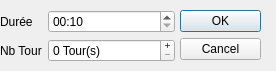
<?xml version="1.0" encoding="UTF-8"?>
<ui version="4.0">
 <class>set_RaceLen</class>
 <widget class="QDialog" name="set_RaceLen">
  <property name="windowModality">
   <enum>Qt::ApplicationModal</enum>
  </property>
  <property name="geometry">
   <rect>
    <x>0</x>
    <y>0</y>
    <width>276</width>
    <height>71</height>
   </rect>
  </property>
  <property name="windowTitle">
   <string notr="true"/>
  </property>
  <property name="locale">
   <locale language="French" country="Switzerland"/>
  </property>
  <property name="modal">
   <bool>true</bool>
  </property>
  <widget class="QDialogButtonBox" name="buttonBox">
   <property name="geometry">
    <rect>
     <x>180</x>
     <y>10</y>
     <width>81</width>
     <height>301</height>
    </rect>
   </property>
   <property name="toolTip">
    <string notr="true"/>
   </property>
   <property name="statusTip">
    <string notr="true"/>
   </property>
   <property name="accessibleName">
    <string notr="true"/>
   </property>
   <property name="accessibleDescription">
    <string notr="true"/>
   </property>
   <property name="locale">
    <locale language="French" country="Switzerland"/>
   </property>
   <property name="orientation">
    <enum>Qt::Vertical</enum>
   </property>
   <property name="standardButtons">
    <set>QDialogButtonBox::Cancel|QDialogButtonBox::Ok</set>
   </property>
  </widget>
  <widget class="QWidget" name="formLayoutWidget">
   <property name="geometry">
    <rect>
     <x>0</x>
     <y>10</y>
     <width>175</width>
     <height>88</height>
    </rect>
   </property>
   <layout class="QFormLayout" name="formLayout">
    <item row="0" column="0">
     <widget class="QLabel" name="durELabel">
      <property name="toolTip">
       <string notr="true"/>
      </property>
      <property name="statusTip">
       <string notr="true"/>
      </property>
      <property name="accessibleName">
       <string notr="true"/>
      </property>
      <property name="accessibleDescription">
       <string notr="true"/>
      </property>
      <property name="locale">
       <locale language="French" country="Switzerland"/>
      </property>
      <property name="text">
       <string>Durée</string>
      </property>
     </widget>
    </item>
    <item row="0" column="1">
     <widget class="QTimeEdit" name="durETimeEdit">
      <property name="toolTip">
       <string notr="true"/>
      </property>
      <property name="statusTip">
       <string notr="true"/>
      </property>
      <property name="accessibleName">
       <string notr="true"/>
      </property>
      <property name="accessibleDescription">
       <string notr="true"/>
      </property>
      <property name="locale">
       <locale language="French" country="Switzerland"/>
      </property>
      <property name="minimumDate">
       <date>
        <year>2000</year>
        <month>3</month>
        <day>31</day>
       </date>
      </property>
      <property name="currentSection">
       <enum>QDateTimeEdit::MinuteSection</enum>
      </property>
      <property name="displayFormat">
       <string notr="true">hh:mm</string>
      </property>
      <property name="timeSpec">
       <enum>Qt::UTC</enum>
      </property>
      <property name="time">
       <time>
        <hour>0</hour>
        <minute>10</minute>
        <second>0</second>
       </time>
      </property>
     </widget>
    </item>
    <item row="1" column="0">
     <widget class="QLabel" name="nbTourLabel">
      <property name="text">
       <string>Nb Tour</string>
      </property>
     </widget>
    </item>
    <item row="1" column="1">
     <widget class="QSpinBox" name="nbTourIntNumInput">
      <property name="toolTip">
       <string notr="true"/>
      </property>
      <property name="statusTip">
       <string notr="true"/>
      </property>
      <property name="accessibleName">
       <string notr="true"/>
      </property>
      <property name="accessibleDescription">
       <string notr="true"/>
      </property>
      <property name="inputMethodHints">
       <set>Qt::ImhDigitsOnly|Qt::ImhPreferNumbers</set>
      </property>
      <property name="buttonSymbols">
       <enum>QAbstractSpinBox::PlusMinus</enum>
      </property>
      <property name="specialValueText">
       <string notr="true"/>
      </property>
      <property name="suffix">
       <string notr="true"> Tour(s)</string>
      </property>
      <property name="maximum">
       <number>999</number>
      </property>
     </widget>
    </item>
   </layout>
  </widget>
 </widget>
 <resources/>
 <connections>
  <connection>
   <sender>buttonBox</sender>
   <signal>accepted()</signal>
   <receiver>set_RaceLen</receiver>
   <slot>accept()</slot>
   <hints>
    <hint type="sourcelabel">
     <x>248</x>
     <y>254</y>
    </hint>
    <hint type="destinationlabel">
     <x>157</x>
     <y>274</y>
    </hint>
   </hints>
  </connection>
  <connection>
   <sender>buttonBox</sender>
   <signal>rejected()</signal>
   <receiver>set_RaceLen</receiver>
   <slot>reject()</slot>
   <hints>
    <hint type="sourcelabel">
     <x>316</x>
     <y>260</y>
    </hint>
    <hint type="destinationlabel">
     <x>286</x>
     <y>274</y>
    </hint>
   </hints>
  </connection>
 </connections>
</ui>
